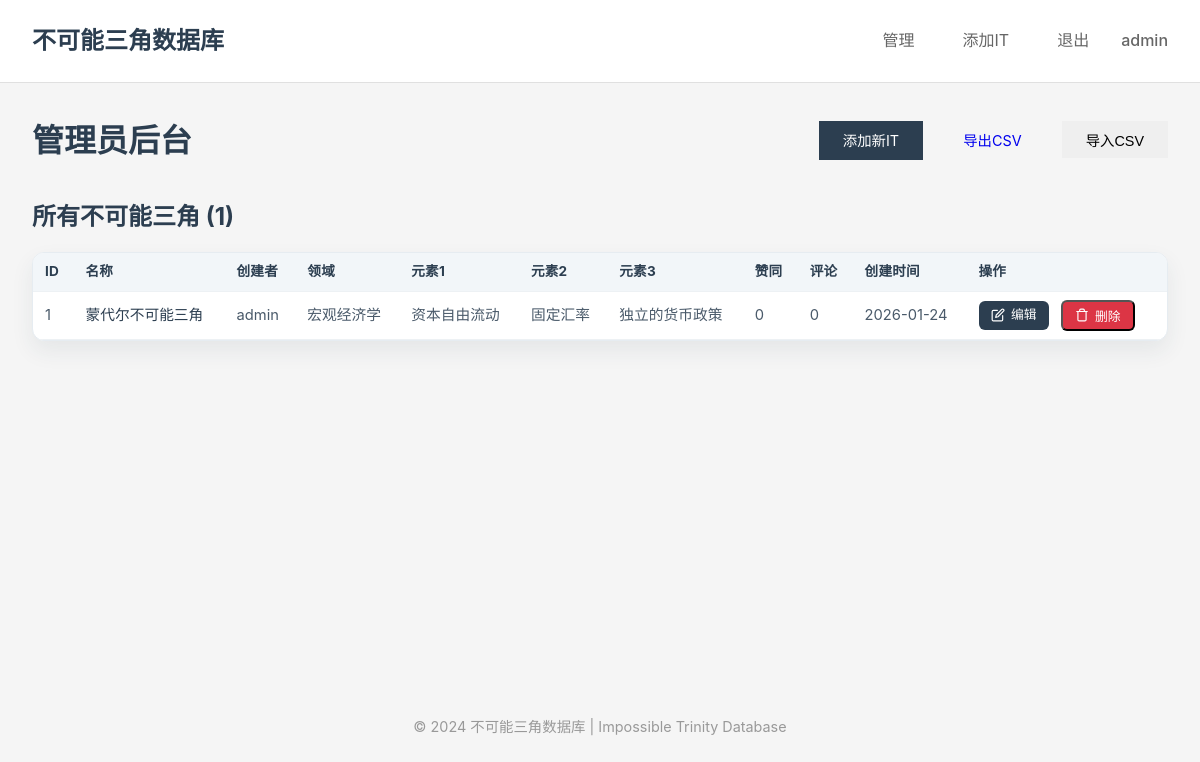
The page /admin (signed in) on the database its author committed.
### models.py (models this page shows)
class User(UserMixin, db.Model):
    id = db.Column(db.Integer, primary_key=True)
    username = db.Column(db.String(80), unique=True, nullable=False)
    password_hash = db.Column(db.String(128), nullable=False)
    is_admin = db.Column(db.Boolean, default=False)
    created_at = db.Column(db.DateTime, default=datetime.utcnow)
    created_its = db.relationship('ImpossibleTrinity', backref='creator', lazy=True)
    comments = db.relationship('Comment', backref='author', lazy=True)

class ImpossibleTrinity(db.Model):
    id = db.Column(db.Integer, primary_key=True)
    name = db.Column(db.String(200), nullable=False)
    name_en = db.Column(db.String(200), default='Impossible Trinity')
    field = db.Column(db.String(100), nullable=False)
    element1 = db.Column(db.String(100), nullable=False)
    element2 = db.Column(db.String(100), nullable=False)
    element3 = db.Column(db.String(100), nullable=False)
    description = db.Column(db.Text, nullable=False)
    created_at = db.Column(db.DateTime, default=datetime.utcnow)
    agree_count = db.Column(db.Integer, default=0)
    hyperlink = db.Column(db.String(500))
    feature_image_url = db.Column(db.String(500))
    element1_image_url = db.Column(db.String(500))
    element2_image_url = db.Column(db.String(500))
    element3_image_url = db.Column(db.String(500))
    updated_at = db.Column(db.DateTime, default=datetime.utcnow, onupdate=datetime.utcnow)
    element1_sacrifice_explanation = db.Column(db.Text)
    element2_sacrifice_explanation = db.Column(db.Text)
    element3_sacrifice_explanation = db.Column(db.Text)
    creator_id = db.Column(db.Integer, db.ForeignKey('user.id'), nullable=False)
    comments = db.relationship('Comment', backref='it', lazy=True, cascade='all, delete-orphan')

### app.py (the view)
@app.route('/admin')
@login_required
def admin():
    if not current_user.is_admin:
        flash('需要管理员权限')
        return redirect(url_for('index'))
    all_its = ImpossibleTrinity.query.order_by(ImpossibleTrinity.created_at.desc()).all()
    return render_template('admin.html', its=all_its)

### app.py (called while the page is built)
@login_manager.user_loader
def load_user(user_id):
    return User.query.get(int(user_id))

@app.context_processor
def inject_user():
    return dict(current_user=current_user)

### templates/admin.html (shortened to what this page needs)
{% extends "base.html" %}
{% block content %}
<div class="dashboard-page">
    <div class="dashboard-header">
        <h1 class="dashboard-title">管理员后台</h1>
        <div class="dashboard-actions">
            <a href="{{ url_for('add_it') }}" class="btn btn-primary">添加新IT</a>
            <a href="{{ url_for('export_csv') }}" class="btn btn-success">导出CSV</a>
            <form action="{{ url_for('import_csv') }}" method="POST" enctype="multipart/form-data" class="inline-form">
                <button type="submit" class="btn btn-info" onclick="document.getElementById('csv-file-input').click(); return false;" id="import-btn">导入CSV</button>
            </form>
        </div>
    </div>
    <div class="dashboard-content">
        <h2>所有不可能三角 ({{ its|length }})</h2>
        {% if its %}
            <div class="table-container">
                <table class="data-table dense">
                    <thead>
                        <tr>
                            <th>ID</th>
                            <th>名称</th>
                            <th>创建者</th>
                            <th>领域</th>
                            <th>元素1</th>
                            <th>元素2</th>
                            <th>元素3</th>
                            <th>赞同</th>
                            <th>评论</th>
                            <th>创建时间</th>
                            <th>操作</th>
                        </tr>
                    </thead>
                    <tbody>
                        {% for it in its %}
                            <tr>
                                <td>{{ it.id }}</td>
                                <td>
                                    <a href="{{ url_for('detail', id=it.id) }}" class="table-link">{{ it.name }}</a>
                                </td>
                                <td>{{ it.creator.username }}</td>
                                <td>{{ it.field }}</td>
                                <td>{{ it.element1 }}</td>
                                <td>{{ it.element2 }}</td>
                                <td>{{ it.element3 }}</td>
                                <td>{{ it.agree_count }}</td>
                                <td>{{ it.comments|length }}</td>
                                <td>{{ it.created_at.strftime('%Y-%m-%d') }}</td>
                                <td>
                                    <a href="{{ url_for('edit_it', id=it.id) }}" class="btn-small btn-edit">
                                        <svg width="14" height="14" viewBox="0 0 24 24" fill="none" stroke="currentColor" stroke-width="2" stroke-linecap="round" stroke-linejoin="round">
                                            <path d="M11 4H4a2 2 0 0 0-2 2v14a2 2 0 0 0 2 2h14a2 2 0 0 0 2-2v-7"></path>
                                            <path d="M18.5 2.5a2.121 2.121 0 0 1 3 3L12 15l-4 1 1-4 9.5-9.5z"></path>
                                        </svg>
                                        编辑
                                    </a>
                                    <form action="{{ url_for('delete_it', id=it.id) }}" method="POST" class="inline-form">
                                        <button type="submit" class="btn-small btn-delete" onclick="return confirm('确定删除？')">
                                            <svg width="14" height="14" viewBox="0 0 24 24" fill="none" stroke="currentColor" stroke-width="2" stroke-linecap="round" stroke-linejoin="round">
                                                <polyline points="3 6 5 6 21 6"></polyline>
                                                <path d="M19 6v14a2 2 0 0 1-2 2H7a2 2 0 0 1-2-2V6m3 0V4a2 2 0 0 1 2-2h4a2 2 0 0 1 2 2v2"></path>
                                            </svg>
                                            删除
                                        </button>
                                    </form>
                                </td>
                            </tr>
                        {% endfor %}
                    </tbody>
                </table>
            </div>
        {% else %}
            <div class="empty-state">
                <p>系统中没有任何不可能三角数据</p>
                <a href="{{ url_for('add_it') }}" class="btn btn-primary">创建第一个IT</a>
            </div>
        {% endif %}
    </div>
</div>
{% endblock %}

### templates/base.html (shortened to what this page needs)
<!DOCTYPE html>
<html lang="zh-CN">
<head>
    <link rel="stylesheet" href="{{ url_for('static', filename='css/style.css') }}">
</head>
<body>
    <header class="main-header">
        <div class="header-content">
            <div class="header-info">
                <a href="{{ url_for('index') }}" class="site-title">不可能三角数据库</a>
            </div>
            <nav class="main-nav">
                {% if current_user.is_authenticated %}
                    <a href="{{ url_for('dashboard') }}" class="nav-link">管理</a>
                    <a href="{{ url_for('add_it') }}" class="nav-link">添加IT</a>
                    <a href="{{ url_for('logout') }}" class="nav-link">退出</a>
                    <span class="user-info">{{ current_user.username }}</span>
                {% else %}
                    <a href="{{ url_for('login') }}" class="nav-link">登录</a>
                    <a href="{{ url_for('register') }}" class="nav-link">注册</a>
                {% endif %}
            </nav>
        </div>
    </header>
    <main class="main-content">
        {% block content %}{% endblock %}
    </main>
    <footer class="main-footer">
        <p>&copy; 2024 不可能三角数据库 | Impossible Trinity Database</p>
    </footer>
</body>
</html>

### static/css/style.css (style rules this page uses)
* { margin: 0; padding: 0; box-sizing: border-box; }
body { font-family: -apple-system, BlinkMacSystemFont, "Segoe UI", Roboto, "Helvetica Neue", Arial, sans-serif; line-height: 1.6; color: #333; background: #f5f5f5; }
.main-header { background: #fff; padding: 1.25rem 2rem; border-bottom: 1px solid #e0e0e0; }
.header-content { display: flex; align-items: center; justify-content: space-between; gap: 1.5rem; width: 100%; max-width: 1400px; margin: 0 auto; }
.header-info { display: flex; align-items: center; gap: 1rem; flex-wrap: wrap; }
.header-info .site-title { font-size: 1.5rem; color: #2c3e50; font-weight: 700; margin: 0; text-decoration: none; cursor: pointer; transition: color 0.2s; }
.main-nav { display: flex; align-items: center; gap: 1rem; margin-left: auto; }
.nav-link { color: #666; text-decoration: none; padding: 0.5rem 1rem; transition: color 0.2s; }
.user-info { color: #666; font-weight: 500; }
.main-content { max-width: 1400px; margin: 0 auto; padding: 2rem; min-height: calc(100vh - 200px); }
.table-container { background: #fff; overflow-x: auto; border: 1px solid #e6ecf1; border-radius: 12px; box-shadow: 0 10px 22px rgba(44, 62, 80, 0.08); }
.data-table { width: 100%; border-collapse: collapse; min-width: 720px; }
.data-table th, .data-table td { padding: 0.9rem 1.1rem; text-align: left; border-bottom: 1px solid #edf1f4; }
.data-table th { background: #f2f6f9; color: #2c3e50; font-weight: 700; font-size: 0.85rem; letter-spacing: 0.2px; position: sticky; top: 0; z-index: 1; }
.data-table tbody tr { cursor: pointer; transition: background 0.2s, transform 0.2s, box-shadow 0.2s; }
.data-table.dense th, .data-table.dense td { padding: 0.5rem 0.75rem; }
.data-table td { color: #4a5a6a; font-size: 0.92rem; }
.data-table td:last-child, .data-table th:last-child { white-space: nowrap; }
.table-link { color: #2c3e50; text-decoration: none; font-weight: 500; }
.btn { display: inline-block; padding: 0.5rem 1.5rem; text-decoration: none; cursor: pointer; transition: all 0.2s; font-size: 0.9rem; border: none; }
.btn-primary { background: #2c3e50; color: #fff; }
.btn-small { padding: 0.25rem 0.75rem; font-size: 0.8rem; margin-right: 0.5rem; }
.btn-edit { background: #2c3e50; color: #fff; text-decoration: none; border-radius: 6px; font-weight: 500; display: inline-flex; align-items: center; gap: 0.4rem; transition: all 0.2s ease; }
.btn-delete { background: #dc3545; color: #fff; border-radius: 6px; font-weight: 500; display: inline-flex; align-items: center; gap: 0.4rem; transition: all 0.2s ease; }
.dashboard-page { max-width: 1400px; margin: 0 auto; }
.dashboard-header { display: flex; justify-content: space-between; align-items: center; margin-bottom: 2rem; }
.dashboard-title { font-size: 2rem; color: #2c3e50; }
.dashboard-actions { display: flex; gap: 1rem; }
.dashboard-content h2 { font-size: 1.5rem; color: #2c3e50; margin-bottom: 1rem; }
.inline-form { display: inline; }
.main-footer { text-align: center; padding: 2rem; color: #999; font-size: 0.9rem; }

### rows shown on the page
User: username "admin"
ImpossibleTrinity: id "1", name "蒙代尔不可能三角", creator.username "admin", field "宏观经济学", element1 "资本自由流动", element2 "固定汇率", element3 "独立的货币政策", agree_count "0", comments|length "0", created_at "2026-01-24"

### other values the page prints
{{ its|length }} "1"
